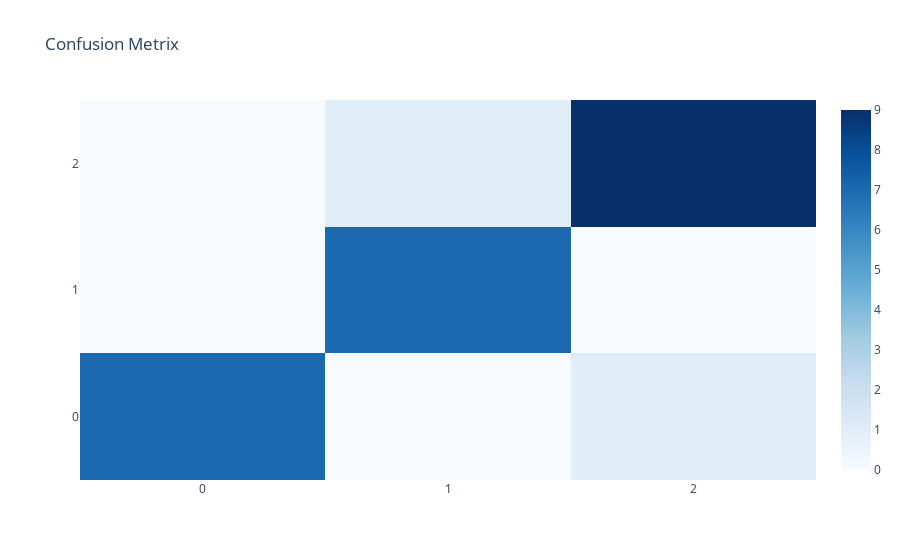

The cell this chart's notebook holds for it:
### Code cell
heatmap = go.Heatmap(z=cm, x=['0', '1', '2'], y=['0', '1', '2'], colorscale='Blues')

# create the layout
layout = go.Layout(title='Confusion Metrix')

# create the figure
fig = go.Figure(data=[heatmap], layout=layout)

# show the figure
fig.show()

### Figure 1 — Plotly figure (JSON) as saved in the notebook; plotly's stock layout.template omitted (floating-point values rounded to 4 significant figures)
{"data": [{"colorscale": [[0, "rgb(247,251,255)"], [0.125, "rgb(222,235,247)"], [0.25, "rgb(198,219,239)"], [0.375, "rgb(158,202,225)"], [0.5, "rgb(107,174,214)"], [0.625, "rgb(66,146,198)"], [0.75, "rgb(33,113,181)"], [0.875, "rgb(8,81,156)"], [1, "rgb(8,48,107)"]], "type": "heatmap", "x": ["0", "1", "2"], "y": ["0", "1", "2"], "z": [[7, 0, 1], [0, 7, 0], [0, 1, 9]]}], "layout": {"title": {"text": "Confusion Metrix"}}}
